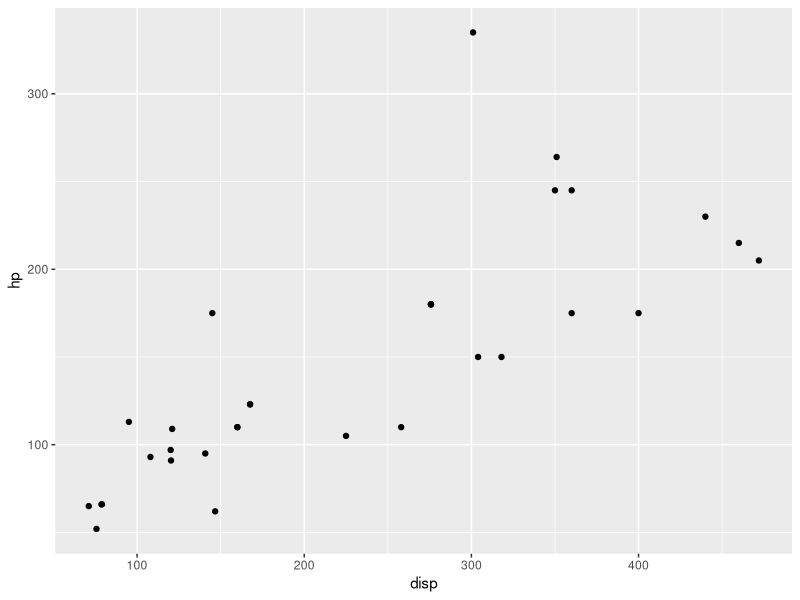

This figure's R source:
## ---- chunk 1
library(tidyverse)


## ---- chunk 2
s<-mtcars
data.frame(s)

## ---- chunk 3
ggplot(s, aes(disp, hp))+
geom_point()

